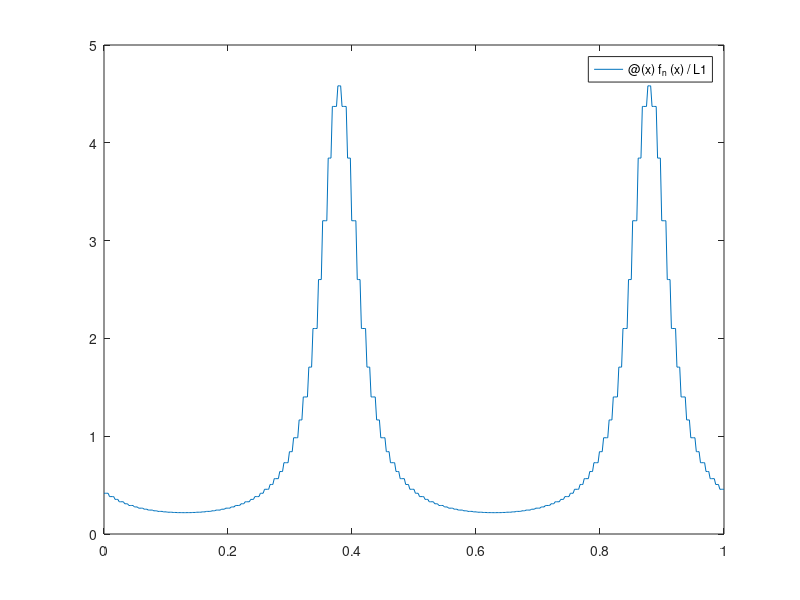

Write the MATLAB code that produced this figure.
%Ulam's method for the generator

F=@(x) sin(4*pi*x) + 1.1;
n=128;
Fx=F(0:1/n:1-1/n);
A=n*sparse(1:n,1:n,-Fx) + n*sparse(1:n,[2:n 1],Fx);
[v,d]=eig(full(A'));
[d,I]=sort(diag(d));
f_n = @(x) abs(v(ceil(max(x*n,1)),I(1)));
L1=quadl(f_n,0,1);
x=0:1/n:1-1/n;
fff=[];
for i = 1:n
    fff=[fff f_n(x(i))];
end



 fplot(@(x)f_n(x)/L1,[0,1]);